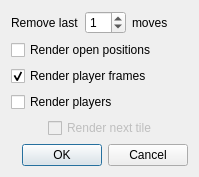
<?xml version="1.0" encoding="UTF-8"?>
<ui version="4.0">
 <class>RenderOptionsDialog</class>
 <widget class="QDialog" name="RenderOptionsDialog">
  <property name="geometry">
   <rect>
    <x>0</x>
    <y>0</y>
    <width>199</width>
    <height>173</height>
   </rect>
  </property>
  <property name="windowTitle">
   <string>Dialog</string>
  </property>
  <layout class="QGridLayout" name="gridLayout">
   <item row="3" column="0" colspan="4">
    <widget class="QCheckBox" name="playersBox">
     <property name="text">
      <string>Render players</string>
     </property>
    </widget>
   </item>
   <item row="4" column="0">
    <spacer name="horizontalSpacer">
     <property name="orientation">
      <enum>Qt::Horizontal</enum>
     </property>
     <property name="sizeType">
      <enum>QSizePolicy::Fixed</enum>
     </property>
     <property name="sizeHint" stdset="0">
      <size>
       <width>5</width>
       <height>0</height>
      </size>
     </property>
    </spacer>
   </item>
   <item row="4" column="1" colspan="3">
    <widget class="QCheckBox" name="nextTileBox">
     <property name="enabled">
      <bool>false</bool>
     </property>
     <property name="text">
      <string>Render next tile</string>
     </property>
    </widget>
   </item>
   <item row="0" column="0" colspan="2">
    <widget class="QLabel" name="label">
     <property name="text">
      <string>Remove last</string>
     </property>
    </widget>
   </item>
   <item row="0" column="3">
    <widget class="QLabel" name="label_2">
     <property name="text">
      <string>moves</string>
     </property>
    </widget>
   </item>
   <item row="1" column="0" colspan="4">
    <widget class="QCheckBox" name="openTilesBox">
     <property name="text">
      <string>Render open positions</string>
     </property>
    </widget>
   </item>
   <item row="2" column="0" colspan="4">
    <widget class="QCheckBox" name="framesBox">
     <property name="text">
      <string>Render player frames</string>
     </property>
     <property name="checked">
      <bool>true</bool>
     </property>
    </widget>
   </item>
   <item row="0" column="2">
    <widget class="QSpinBox" name="removeTilesBox">
     <property name="value">
      <number>1</number>
     </property>
    </widget>
   </item>
   <item row="0" column="4">
    <spacer name="horizontalSpacer_2">
     <property name="orientation">
      <enum>Qt::Horizontal</enum>
     </property>
     <property name="sizeHint" stdset="0">
      <size>
       <width>0</width>
       <height>0</height>
      </size>
     </property>
    </spacer>
   </item>
   <item row="5" column="0" colspan="5">
    <widget class="QDialogButtonBox" name="buttonBox">
     <property name="orientation">
      <enum>Qt::Horizontal</enum>
     </property>
     <property name="standardButtons">
      <set>QDialogButtonBox::Cancel|QDialogButtonBox::Ok</set>
     </property>
    </widget>
   </item>
  </layout>
 </widget>
 <resources/>
 <connections>
  <connection>
   <sender>buttonBox</sender>
   <signal>accepted()</signal>
   <receiver>RenderOptionsDialog</receiver>
   <slot>accept()</slot>
   <hints>
    <hint type="sourcelabel">
     <x>248</x>
     <y>254</y>
    </hint>
    <hint type="destinationlabel">
     <x>157</x>
     <y>274</y>
    </hint>
   </hints>
  </connection>
  <connection>
   <sender>buttonBox</sender>
   <signal>rejected()</signal>
   <receiver>RenderOptionsDialog</receiver>
   <slot>reject()</slot>
   <hints>
    <hint type="sourcelabel">
     <x>316</x>
     <y>260</y>
    </hint>
    <hint type="destinationlabel">
     <x>286</x>
     <y>274</y>
    </hint>
   </hints>
  </connection>
  <connection>
   <sender>playersBox</sender>
   <signal>toggled(bool)</signal>
   <receiver>nextTileBox</receiver>
   <slot>setEnabled(bool)</slot>
   <hints>
    <hint type="sourcelabel">
     <x>148</x>
     <y>149</y>
    </hint>
    <hint type="destinationlabel">
     <x>165</x>
     <y>180</y>
    </hint>
   </hints>
  </connection>
 </connections>
</ui>
